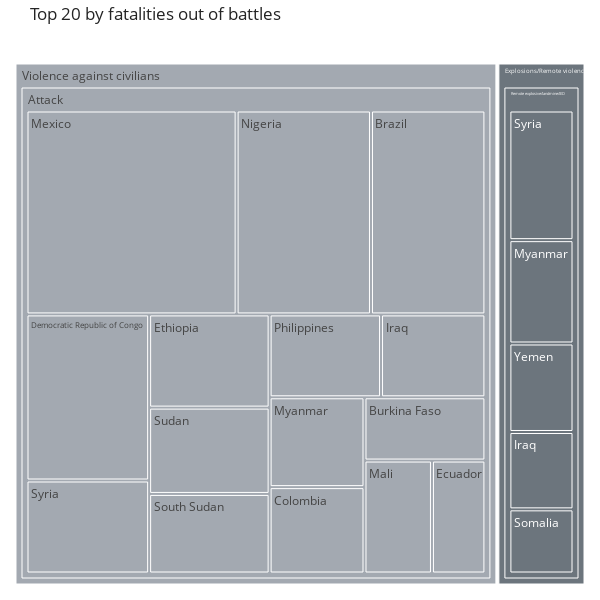

Notebook cell for this chart:
### Markdown cell above
TOP20

### Code cell
import plotly.express as px

# 1. Ordina per fatalities e prendi i top 20
top20 = fig_4.sort_values("value", ascending=False).head(20)

# 2. Crea la treemap
fig = px.treemap(
    top20,
    path=['event_type', 'sub_event_type', 'country'],
    values='value',
    color='event_type',
    title='Top 20 by fatalities out of battles',
    color_discrete_sequence=[
        "#6C757D",  # grigio caldo
        "#A3A9B1",  # grigio chiaro
        "#8F9AA3",  # blu-grigio tenue
        "#B8C2CC",  # grigio perla
        "#CED4DA"   # grigio molto chiaro
    ],
    template='simple_white'

)

# 3. Layout per leggibilità
fig.update_layout(
    width=600,
    height=600,
    margin=dict(t=40, l=10, r=10, b=10)
)


fig.show()

### Figure 1 — Plotly figure (JSON) as saved in the notebook; plotly's stock layout.template omitted (floating-point values rounded to 4 significant figures)
{"data": [{"branchvalues": "total", "customdata": [["Explosions/Remote violence"], ["Explosions/Remote violence"], ["Explosions/Remote violence"], ["Explosions/Remote violence"], ["Explosions/Remote violence"], ["Explosions/Remote violence"], ["Explosions/Remote violence"], ["Violence against civilians"], ["Violence against civilians"], ["Violence against civilians"], ["Violence against civilians"], ["Violence against civilians"], ["Violence against civilians"], ["Violence against civilians"], ["Violence against civilians"], ["Violence against civilians"], ["Violence against civilians"], ["Violence against civilians"], ["Violence against civilians"], ["Violence against civilians"], ["Violence against civilians"], ["Violence against civilians"], ["Violence against civilians"], ["Violence against civilians"]], "domain": {"x": [0, 1], "y": [0, 1]}, "hovertemplate": "labels=%{label}<br>value=%{value}<br>parent=%{parent}<br>id=%{id}<br>event_type=%{customdata[0]}<extra></extra>", "ids": ["Explosions/Remote violence", "Explosions/Remote violence/Remote explosive/landmine/IED", "Explosions/Remote violence/Remote explosive/landmine/IED/Somalia", "Explosions/Remote violence/Remote explosive/landmine/IED/Iraq", "Explosions/Remote violence/Remote explosive/landmine/IED/Syria", "Explosions/Remote violence/Remote explosive/landmine/IED/Yemen", "Explosions/Remote violence/Remote explosive/landmine/IED/Myanmar", "Violence against civilians/Attack", "Violence against civilians/Attack/Ecuador", "Violence against civilians/Attack/Mali", "Violence against civilians/Attack/Burkina Faso", "Violence against civilians/Attack/Colombia", "Violence against civilians/Attack/Mexico", "Violence against civilians", "Violence against civilians/Attack/Philippines", "Violence against civilians/Attack/South Sudan", "Violence against civilians/Attack/Sudan", "Violence against civilians/Attack/Ethiopia", "Violence against civilians/Attack/Syria", "Violence against civilians/Attack/Democratic Republic of Congo", "Violence against civilians/Attack/Brazil", "Violence against civilians/Attack/Nigeria", "Violence against civilians/Attack/Myanmar", "Violence against civilians/Attack/Iraq"], "labels": ["Explosions/Remote violence", "Remote explosive/landmine/IED", "Somalia", "Iraq", "Syria", "Yemen", "Myanmar", "Attack", "Ecuador", "Mali", "Burkina Faso", "Colombia", "Mexico", "Violence against civilians", "Philippines", "South Sudan", "Sudan", "Ethiopia", "Syria", "Democratic Republic of Congo", "Brazil", "Nigeria", "Myanmar", "Iraq"], "marker": {"colors": ["#6C757D", "#6C757D", "#6C757D", "#6C757D", "#6C757D", "#6C757D", "#6C757D", "#A3A9B1", "#A3A9B1", "#A3A9B1", "#A3A9B1", "#A3A9B1", "#A3A9B1", "#A3A9B1", "#A3A9B1", "#A3A9B1", "#A3A9B1", "#A3A9B1", "#A3A9B1", "#A3A9B1", "#A3A9B1", "#A3A9B1", "#A3A9B1", "#A3A9B1"]}, "name": "", "parents": ["", "Explosions/Remote violence", "Explosions/Remote violence/Remote explosive/landmine/IED", "Explosions/Remote violence/Remote explosive/landmine/IED", "Explosions/Remote violence/Remote explosive/landmine/IED", "Explosions/Remote violence/Remote explosive/landmine/IED", "Explosions/Remote violence/Remote explosive/landmine/IED", "Violence against civilians", "Violence against civilians/Attack", "Violence against civilians/Attack", "Violence against civilians/Attack", "Violence against civilians/Attack", "Violence against civilians/Attack", "", "Violence against civilians/Attack", "Violence against civilians/Attack", "Violence against civilians/Attack", "Violence against civilians/Attack", "Violence against civilians/Attack", "Violence against civilians/Attack", "Violence against civilians/Attack", "Violence against civilians/Attack", "Violence against civilians/Attack", "Violence against civilians/Attack"], "type": "treemap", "values": [48590.0, 48590.0, 6732.0, 8118.0, 13600.0, 9287.0, 10850.0, 266300.0, 7565.0, 9552.0, 9588.0, 10270.0, 53700.0, 266300.0, 11570.0, 12020.0, 13040.0, 14080.0, 14300.0, 25530.0, 29250.0, 34340.0, 10680.0, 10840.0]}], "layout": {"height": 600, "legend": {"tracegroupgap": 0}, "margin": {"b": 10, "l": 10, "r": 10, "t": 40}, "title": {"text": "Top 20 by fatalities out of battles"}, "treemapcolorway": ["#6C757D", "#A3A9B1", "#8F9AA3", "#B8C2CC", "#CED4DA"], "width": 600}}
